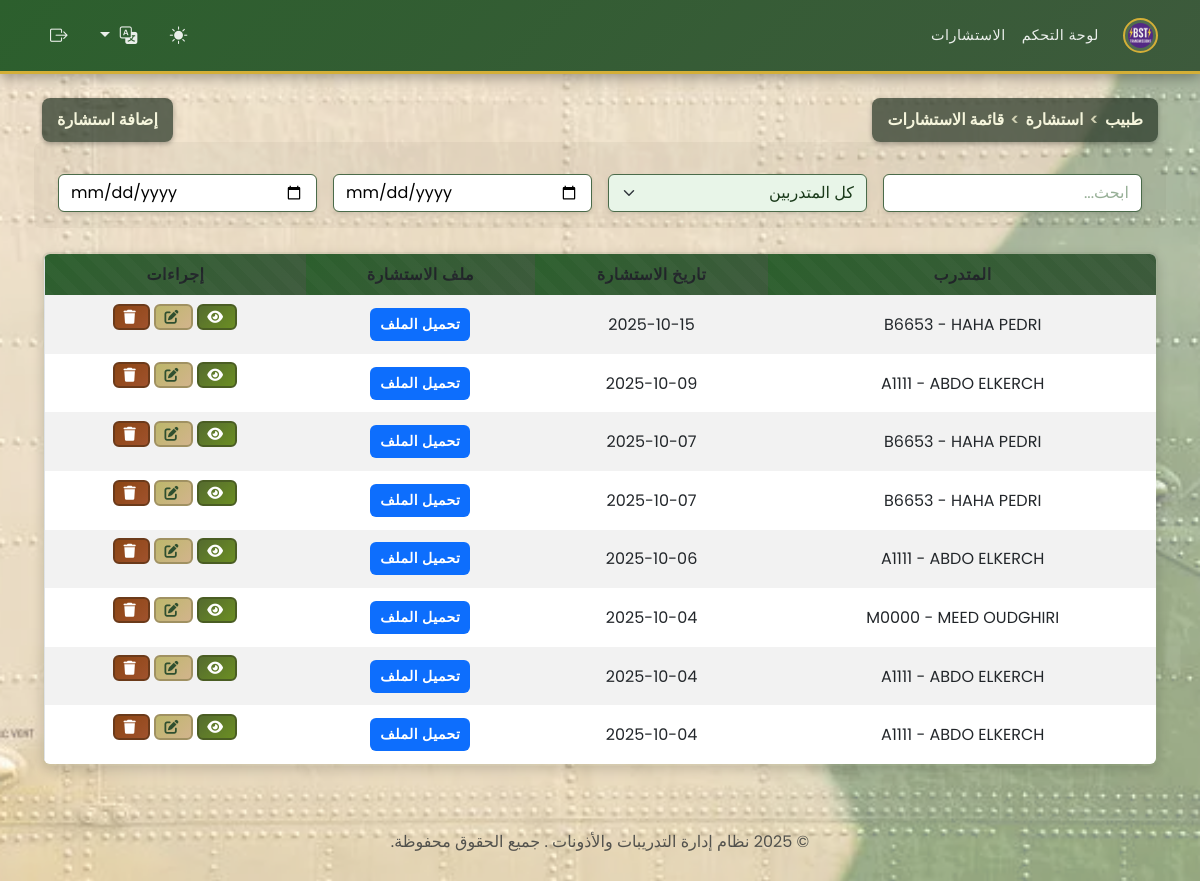
The app's page /docteur/manage_consultations.php (signed in) with its own data.
### tables this page shows
CREATE TABLE `consultations` (
  `id` int(11) NOT NULL,
  `id_stagiaire` int(11) NOT NULL,
  `id_docteur` int(11) NOT NULL,
  `date_consultation` date NOT NULL,
  `diagnostic` text DEFAULT NULL,
  `traitement` text DEFAULT NULL,
  `remarques` text DEFAULT NULL,
  `file` varchar(255) DEFAULT NULL
);

CREATE TABLE `stagiaires` (
  `id` int(11) NOT NULL,
  `matricule` varchar(50) NOT NULL,
  `nom` varchar(100) NOT NULL,
  `prenom` varchar(100) NOT NULL,
  `date_naissance` date DEFAULT NULL,
  `adresse` text DEFAULT NULL,
  `telephone` varchar(20) DEFAULT NULL,
  `email` varchar(100) DEFAULT NULL,
  `groupe_sanguin` enum('A+','A-','B+','B-','AB+','AB-','O+','O-') DEFAULT NULL,
  `photo` varchar(255) DEFAULT NULL,
  `grade` enum('Lieutenant','Sous-Lieutenant','Adjudant Chef','Adjudant','Sergent Chef','Sergent','Caporal Chef','Caporal','2 eme Classe','1er Classe') DEFAULT NULL,
  `date_inscription` date DEFAULT curdate(),
  `id_stage` int(11) NOT NULL,
  `id_specialite` int(11) NOT NULL
);

### functions.php (called while the page is built, shortened)
<?php
if (isset($_GET['lang'])) {
    $lang = $_GET['lang'];
    $_SESSION['lang'] = $lang;
} elseif (isset($_SESSION['lang'])) {
    $lang = $_SESSION['lang'];
} else {
    $lang = 'ar';
    $_SESSION['lang'] = $lang;
}
$lang_file = __DIR__ . '/lang/' . $lang . '.php';
if (file_exists($lang_file)) {
    $translations = include $lang_file;
} else {
    $translations = include __DIR__ . '/lang/ar.php';
}
?>

### docteur/manage_consultations.php (the view, shortened to what this page needs)
<?php
require '../functions.php';
$sql = "SELECT c.*, s.nom, s.prenom, s.matricule
        FROM consultations c
        JOIN stagiaires s ON c.id_stagiaire = s.id
        WHERE c.id_docteur = ?
        ORDER BY c.date_consultation DESC";
$stmt = $pdo->prepare($sql);
$stmt->execute([$_SESSION['user_id']]);
$consultations = $stmt->fetchAll();
?>
<?php include '../templates/header.php'; ?>
<div class="d-flex justify-content-between align-items-center mb-3">
<div class="breadcrumb-header"><?php echo htmlspecialchars($translations['breadcrumb_docteur']); ?> <span>></span> <?php echo htmlspecialchars($translations['breadcrumb_consultation']); ?> <span>></span> <?php echo htmlspecialchars($translations['breadcrumb_liste_consultations']); ?></div>
<button class="breadcrumb-header" data-bs-toggle="modal" data-bs-target="#addConsultationModal"><?php echo htmlspecialchars($translations['add_consultation']); ?></button>
</div>
<div class="mb-3 row g-3 align-items-center">
    <div class="col">
        <input type="text" id="searchInput" class="form-control" placeholder="<?php echo htmlspecialchars($translations['search']); ?>">
    </div>
    <div class="col">
        <select id="filterStagiaire" class="form-select">
            <option value=""><?php echo htmlspecialchars($translations['all_trainees']); ?></option>
        </select>
    </div>
    <div class="col">
        <input type="date" id="dateFrom" class="form-control" placeholder="<?php echo htmlspecialchars($translations['from_date']); ?>">
    </div>
    <div class="col">
        <input type="date" id="dateTo" class="form-control" placeholder="<?php echo htmlspecialchars($translations['to_date']); ?>">
    </div>
</div>
<table class="table table-striped table-responsive" style="border-radius: 0.5rem; overflow: hidden;">
    <thead>
        <tr>
            <th><?php echo htmlspecialchars($translations['trainee']); ?></th>
            <th><?php echo htmlspecialchars($translations['consultation_date']); ?></th>
            <th><?php echo htmlspecialchars($translations['consultation_file']); ?></th>
            <th><?php echo htmlspecialchars($translations['actions']); ?></th>
        </tr>
    </thead>
    <tbody id="consultationsTableBody">
        <?php foreach ($consultations as $cons): ?>
        <tr data-stagiaire="<?php echo htmlspecialchars($cons['matricule'] . ' - ' . $cons['nom'] . ' ' . $cons['prenom']); ?>" data-date="<?php echo $cons['date_consultation']; ?>">
            <td><?php echo htmlspecialchars($cons['matricule'] . ' - ' . $cons['nom'] . ' ' . $cons['prenom']); ?></td>
            <td><?php echo $cons['date_consultation']; ?></td>
            <td>
                <?php if ($cons['file'] != null): ?>
                <a href="../<?php echo $cons['file']; ?>" class="btn btn-sm btn-primary"><?php echo htmlspecialchars($translations['download_file']); ?></a>
                <?php endif; ?>
            </td>
            <td>
                <a href="../view_consultation.php?id=<?php echo $cons['id']; ?>" class="btn btn-sm btn-info"><i class="fas fa-eye"></i></a>
                <button class="btn btn-sm btn-warning" data-bs-toggle="modal" data-bs-target="#editConsultationModal<?php echo $cons['id']; ?>"><i class="fas fa-edit"></i></button>
                <form method="post" action="../actions/delete_consultation.php" style="display:inline-block;" onsubmit="return confirm('<?php echo htmlspecialchars($translations['confirm_delete_consultation']); ?>');">
                    <button type="submit" class="btn btn-sm btn-danger"><i class="fas fa-trash"></i></button>
                </form>
            </td>
        </tr>
        <?php endforeach; ?>
    </tbody>
</table>
<?php include '../templates/footer.php'; ?>

### records on screen
consultations: id_stagiaire.prenom "B6653 - HAHA PEDRI", date_consultation "2025-10-15"
consultations: id_stagiaire.prenom "A1111 - ABDO ELKERCH", date_consultation "2025-10-09"
consultations: id_stagiaire.prenom "B6653 - HAHA PEDRI", date_consultation "2025-10-07"
consultations: id_stagiaire.prenom "B6653 - HAHA PEDRI", date_consultation "2025-10-07"
consultations: id_stagiaire.prenom "A1111 - ABDO ELKERCH", date_consultation "2025-10-06"
consultations: id_stagiaire.prenom "M0000 - MEED OUDGHIRI", date_consultation "2025-10-04"
consultations: id_stagiaire.prenom "A1111 - ABDO ELKERCH", date_consultation "2025-10-04"
consultations: id_stagiaire.prenom "A1111 - ABDO ELKERCH", date_consultation "2025-10-04"

### other values on screen
$translations['dashboard'] "لوحة التحكم"
$translations['consultations'] "الاستشارات"
$translations['breadcrumb_docteur'] "طبيب"
$translations['breadcrumb_consultation'] "استشارة"
$translations['breadcrumb_liste_consultations'] "قائمة الاستشارات"
$translations['add_consultation'] "إضافة استشارة"
$translations['trainee'] "المتدرب"
$translations['consultation_date'] "تاريخ الاستشارة"
$translations['consultation_file'] "ملف الاستشارة"
$translations['actions'] "إجراءات"
$translations['footer_copyright'] "© 2025 نظام إدارة التدريبات والأذونات . جميع الحقوق محفوظة."
form field value "كل المتدربين"
